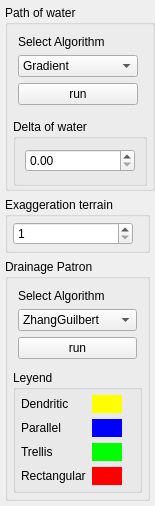
            <widget class="QWidget" name="widget_3" native="true">
             <property name="sizePolicy">
              <sizepolicy hsizetype="Preferred" vsizetype="Fixed">
               <horstretch>0</horstretch>
               <verstretch>0</verstretch>
              </sizepolicy>
             </property>
             <property name="minimumSize">
              <size>
               <width>140</width>
               <height>360</height>
              </size>
             </property>
             <property name="maximumSize">
              <size>
               <width>155</width>
               <height>16777215</height>
              </size>
             </property>
             <property name="layoutDirection">
              <enum>Qt::LeftToRight</enum>
             </property>
             <layout class="QVBoxLayout" name="verticalLayout">
              <property name="leftMargin">
               <number>5</number>
              </property>
              <property name="topMargin">
               <number>5</number>
              </property>
              <property name="rightMargin">
               <number>5</number>
              </property>
              <property name="bottomMargin">
               <number>5</number>
              </property>
              <item>
               <widget class="QGroupBox" name="groupBox_15">
                <property name="sizePolicy">
                 <sizepolicy hsizetype="Preferred" vsizetype="Fixed">
                  <horstretch>0</horstretch>
                  <verstretch>0</verstretch>
                 </sizepolicy>
                </property>
                <property name="minimumSize">
                 <size>
                  <width>150</width>
                  <height>140</height>
                 </size>
                </property>
                <property name="maximumSize">
                 <size>
                  <width>160</width>
                  <height>300</height>
                 </size>
                </property>
                <property name="title">
                 <string>Path of water</string>
                </property>
                <layout class="QVBoxLayout" name="verticalLayout_8">
                 <property name="leftMargin">
                  <number>5</number>
                 </property>
                 <property name="topMargin">
                  <number>5</number>
                 </property>
                 <property name="rightMargin">
                  <number>5</number>
                 </property>
                 <property name="bottomMargin">
                  <number>5</number>
                 </property>
                 <item>
                  <widget class="QWidget" name="widget_10" native="true">
                   <property name="sizePolicy">
                    <sizepolicy hsizetype="Preferred" vsizetype="Fixed">
                     <horstretch>0</horstretch>
                     <verstretch>0</verstretch>
                    </sizepolicy>
                   </property>
                   <layout class="QVBoxLayout" name="verticalLayout_5">
                    <property name="leftMargin">
                     <number>5</number>
                    </property>
                    <property name="topMargin">
                     <number>5</number>
                    </property>
                    <property name="rightMargin">
                     <number>5</number>
                    </property>
                    <property name="bottomMargin">
                     <number>5</number>
                    </property>
                    <item>
                     <widget class="QLabel" name="label_16">
                      <property name="maximumSize">
                       <size>
                        <width>100</width>
                        <height>16777215</height>
                       </size>
                      </property>
                      <property name="text">
                       <string>Select Algorithm</string>
                      </property>
                     </widget>
                    </item>
                    <item>
                     <widget class="QComboBox" name="comboBox_2">
                      <property name="maximumSize">
                       <size>
                        <width>120</width>
                        <height>16777215</height>
                       </size>
                      </property>
                      <item>
                       <property name="text">
                        <string>Gradient</string>
                       </property>
                      </item>
                      <item>
                       <property name="text">
                        <string>Callaghan</string>
                       </property>
                      </item>
                     </widget>
                    </item>
                    <item>
                     <widget class="QPushButton" name="pushButton_2">
                      <property name="maximumSize">
                       <size>
                        <width>120</width>
                        <height>16777215</height>
                       </size>
                      </property>
                      <property name="text">
                       <string>run</string>
                      </property>
                     </widget>
                    </item>
                   </layout>
                  </widget>
                 </item>
                 <item>
                  <widget class="QGroupBox" name="groupBox_13">
                   <property name="sizePolicy">
                    <sizepolicy hsizetype="Preferred" vsizetype="Fixed">
                     <horstretch>0</horstretch>
                     <verstretch>0</verstretch>
                    </sizepolicy>
                   </property>
                   <property name="minimumSize">
                    <size>
                     <width>130</width>
                     <height>67</height>
                    </size>
                   </property>
                   <property name="maximumSize">
                    <size>
                     <width>200</width>
                     <height>60</height>
                    </size>
                   </property>
                   <property name="title">
                    <string>Delta of water</string>
                   </property>
                   <layout class="QHBoxLayout" name="horizontalLayout_4">
                    <property name="leftMargin">
                     <number>5</number>
                    </property>
                    <property name="topMargin">
                     <number>5</number>
                    </property>
                    <property name="rightMargin">
                     <number>5</number>
                    </property>
                    <property name="bottomMargin">
                     <number>5</number>
                    </property>
                    <item>
                     <widget class="QDoubleSpinBox" name="deltawater">
                      <property name="minimumSize">
                       <size>
                        <width>100</width>
                        <height>0</height>
                       </size>
                      </property>
                      <property name="maximumSize">
                       <size>
                        <width>110</width>
                        <height>16777215</height>
                       </size>
                      </property>
                      <property name="maximum">
                       <double>100000.000000000000000</double>
                      </property>
                     </widget>
                    </item>
                   </layout>
                  </widget>
                 </item>
                </layout>
               </widget>
              </item>
              <item>
               <widget class="QGroupBox" name="groupBox_10">
                <property name="sizePolicy">
                 <sizepolicy hsizetype="Preferred" vsizetype="Fixed">
                  <horstretch>0</horstretch>
                  <verstretch>0</verstretch>
                 </sizepolicy>
                </property>
                <property name="maximumSize">
                 <size>
                  <width>160</width>
                  <height>16777215</height>
                 </size>
                </property>
                <property name="title">
                 <string>Exaggeration terrain</string>
                </property>
                <layout class="QVBoxLayout" name="verticalLayout_10">
                 <property name="leftMargin">
                  <number>5</number>
                 </property>
                 <property name="topMargin">
                  <number>5</number>
                 </property>
                 <property name="rightMargin">
                  <number>5</number>
                 </property>
                 <property name="bottomMargin">
                  <number>5</number>
                 </property>
                 <item>
                  <widget class="QSpinBox" name="exag">
                   <property name="maximumSize">
                    <size>
                     <width>120</width>
                     <height>16777215</height>
                    </size>
                   </property>
                   <property name="minimum">
                    <number>1</number>
                   </property>
                  </widget>
                 </item>
                </layout>
               </widget>
              </item>
              <item>
               <widget class="QGroupBox" name="groupBox_16">
                <property name="sizePolicy">
                 <sizepolicy hsizetype="Preferred" vsizetype="Fixed">
                  <horstretch>0</horstretch>
                  <verstretch>0</verstretch>
                 </sizepolicy>
                </property>
                <property name="title">
                 <string>Drainage Patron</string>
                </property>
                <layout class="QVBoxLayout" name="verticalLayout_12">
                 <property name="leftMargin">
                  <number>5</number>
                 </property>
                 <property name="topMargin">
                  <number>5</number>
                 </property>
                 <property name="rightMargin">
                  <number>5</number>
                 </property>
                 <property name="bottomMargin">
                  <number>5</number>
                 </property>
                 <item>
                  <widget class="QWidget" name="widget_6" native="true">
                   <property name="sizePolicy">
                    <sizepolicy hsizetype="Preferred" vsizetype="Fixed">
                     <horstretch>0</horstretch>
                     <verstretch>0</verstretch>
                    </sizepolicy>
                   </property>
                   <property name="maximumSize">
                    <size>
                     <width>150</width>
                     <height>16777215</height>
                    </size>
                   </property>
                   <layout class="QVBoxLayout" name="verticalLayout_7">
                    <property name="leftMargin">
                     <number>5</number>
                    </property>
                    <property name="topMargin">
                     <number>5</number>
                    </property>
                    <property name="rightMargin">
                     <number>5</number>
                    </property>
                    <property name="bottomMargin">
                     <number>5</number>
                    </property>
                    <item>
                     <widget class="QLabel" name="label_14">
                      <property name="maximumSize">
                       <size>
                        <width>130</width>
                        <height>16777215</height>
                       </size>
                      </property>
                      <property name="text">
                       <string>Select Algorithm</string>
                      </property>
                     </widget>
                    </item>
                    <item>
                     <widget class="QComboBox" name="comboBox_3">
                      <property name="maximumSize">
                       <size>
                        <width>120</width>
                        <height>16777215</height>
                       </size>
                      </property>
                      <item>
                       <property name="text">
                        <string>ZhangGuilbert</string>
                       </property>
                      </item>
                     </widget>
                    </item>
                    <item>
                     <widget class="QPushButton" name="pushButton_7">
                      <property name="maximumSize">
                       <size>
                        <width>120</width>
                        <height>16777215</height>
                       </size>
                      </property>
                      <property name="text">
                       <string>run</string>
                      </property>
                     </widget>
                    </item>
                   </layout>
                  </widget>
                 </item>
                 <item>
                  <widget class="QGroupBox" name="groupBox_17">
                   <property name="sizePolicy">
                    <sizepolicy hsizetype="Preferred" vsizetype="Fixed">
                     <horstretch>0</horstretch>
                     <verstretch>0</verstretch>
                    </sizepolicy>
                   </property>
                   <property name="maximumSize">
                    <size>
                     <width>150</width>
                     <height>16777215</height>
                    </size>
                   </property>
                   <property name="title">
                    <string>Leyend</string>
                   </property>
                   <layout class="QFormLayout" name="formLayout_9">
                    <property name="leftMargin">
                     <number>5</number>
                    </property>
                    <property name="topMargin">
                     <number>5</number>
                    </property>
                    <property name="rightMargin">
                     <number>5</number>
                    </property>
                    <property name="bottomMargin">
                     <number>5</number>
                    </property>
                    <item row="0" column="0">
                     <widget class="QLabel" name="label_17">
                      <property name="maximumSize">
                       <size>
                        <width>130</width>
                        <height>16777215</height>
                       </size>
                      </property>
                      <property name="text">
                       <string>Dendritic</string>
                      </property>
                     </widget>
                    </item>
                    <item row="0" column="1">
                     <widget class="QWidget" name="widget_2" native="true">
                      <property name="maximumSize">
                       <size>
                        <width>30</width>
                        <height>16777215</height>
                       </size>
                      </property>
                      <property name="autoFillBackground">
                       <bool>false</bool>
                      </property>
                      <property name="styleSheet">
                       <string notr="true">background:rgb(255, 255, 0);</string>
                      </property>
                      <layout class="QGridLayout" name="gridLayout_16"/>
                     </widget>
                    </item>
                    <item row="1" column="0">
                     <widget class="QLabel" name="label_13">
                      <property name="maximumSize">
                       <size>
                        <width>130</width>
                        <height>16777215</height>
                       </size>
                      </property>
                      <property name="text">
                       <string>Parallel</string>
                      </property>
                     </widget>
                    </item>
                    <item row="2" column="0">
                     <widget class="QLabel" name="label_18">
                      <property name="maximumSize">
                       <size>
                        <width>130</width>
                        <height>16777215</height>
                       </size>
                      </property>
                      <property name="text">
                       <string>Trellis</string>
                      </property>
                     </widget>
                    </item>
                    <item row="3" column="0">
                     <widget class="QLabel" name="label_19">
                      <property name="maximumSize">
                       <size>
                        <width>130</width>
                        <height>16777215</height>
                       </size>
                      </property>
                      <property name="text">
                       <string>Rectangular</string>
                      </property>
                     </widget>
                    </item>
                    <item row="1" column="1">
                     <widget class="QWidget" name="widget_7" native="true">
                      <property name="maximumSize">
                       <size>
                        <width>30</width>
                        <height>16777215</height>
                       </size>
                      </property>
                      <property name="styleSheet">
                       <string notr="true">background: rgb(0, 0, 255);</string>
                      </property>
                      <layout class="QGridLayout" name="gridLayout_8"/>
                     </widget>
                    </item>
                    <item row="2" column="1">
                     <widget class="QWidget" name="widget_8" native="true">
                      <property name="maximumSize">
                       <size>
                        <width>30</width>
                        <height>16777215</height>
                       </size>
                      </property>
                      <property name="styleSheet">
                       <string notr="true">background: rgb(0, 255, 0);</string>
                      </property>
                      <layout class="QGridLayout" name="gridLayout_11"/>
                     </widget>
                    </item>
                    <item row="3" column="1">
                     <widget class="QWidget" name="widget_9" native="true">
                      <property name="maximumSize">
                       <size>
                        <width>30</width>
                        <height>16777215</height>
                       </size>
                      </property>
                      <property name="styleSheet">
                       <string notr="true">background:rgb(255, 0, 0);
</string>
                      </property>
                      <layout class="QGridLayout" name="gridLayout_15"/>
                     </widget>
                    </item>
                   </layout>
                  </widget>
                 </item>
                </layout>
               </widget>
              </item>
             </layout>
            </widget>
